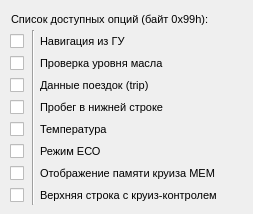
   <widget class="QWidget" name="b099">
    <attribute name="title">
     <string>Байт 99h</string>
    </attribute>
    <widget class="Line" name="line_2">
     <property name="geometry">
      <rect>
       <x>23</x>
       <y>30</y>
       <width>20</width>
       <height>175</height>
      </rect>
     </property>
     <property name="orientation">
      <enum>Qt::Vertical</enum>
     </property>
    </widget>
    <widget class="QCheckBox" name="checkBox_Navi">
     <property name="geometry">
      <rect>
       <x>10</x>
       <y>33</y>
       <width>16</width>
       <height>16</height>
      </rect>
     </property>
     <property name="text">
      <string/>
     </property>
    </widget>
    <widget class="QLabel" name="label_10">
     <property name="geometry">
      <rect>
       <x>40</x>
       <y>55</y>
       <width>140</width>
       <height>16</height>
      </rect>
     </property>
     <property name="font">
      <font>
       <pointsize>8</pointsize>
      </font>
     </property>
     <property name="text">
      <string>Проверка уровня масла</string>
     </property>
     <property name="alignment">
      <set>Qt::AlignLeading|Qt::AlignLeft|Qt::AlignVCenter</set>
     </property>
    </widget>
    <widget class="QCheckBox" name="checkBox_Oil">
     <property name="geometry">
      <rect>
       <x>10</x>
       <y>55</y>
       <width>16</width>
       <height>16</height>
      </rect>
     </property>
     <property name="text">
      <string/>
     </property>
    </widget>
    <widget class="QLabel" name="label_11">
     <property name="geometry">
      <rect>
       <x>40</x>
       <y>77</y>
       <width>130</width>
       <height>16</height>
      </rect>
     </property>
     <property name="font">
      <font>
       <pointsize>8</pointsize>
      </font>
     </property>
     <property name="text">
      <string>Данные поездок (trip)</string>
     </property>
     <property name="alignment">
      <set>Qt::AlignLeading|Qt::AlignLeft|Qt::AlignVCenter</set>
     </property>
    </widget>
    <widget class="QCheckBox" name="checkBox_trip">
     <property name="geometry">
      <rect>
       <x>10</x>
       <y>77</y>
       <width>16</width>
       <height>16</height>
      </rect>
     </property>
     <property name="text">
      <string/>
     </property>
    </widget>
    <widget class="QLabel" name="label_12">
     <property name="geometry">
      <rect>
       <x>40</x>
       <y>99</y>
       <width>144</width>
       <height>16</height>
      </rect>
     </property>
     <property name="font">
      <font>
       <pointsize>8</pointsize>
      </font>
     </property>
     <property name="text">
      <string>Пробег в нижней строке</string>
     </property>
     <property name="alignment">
      <set>Qt::AlignLeading|Qt::AlignLeft|Qt::AlignVCenter</set>
     </property>
    </widget>
    <widget class="QCheckBox" name="checkBox_mileage">
     <property name="geometry">
      <rect>
       <x>10</x>
       <y>99</y>
       <width>16</width>
       <height>16</height>
      </rect>
     </property>
     <property name="text">
      <string/>
     </property>
    </widget>
    <widget class="QLabel" name="label_20">
     <property name="geometry">
      <rect>
       <x>40</x>
       <y>121</y>
       <width>77</width>
       <height>16</height>
      </rect>
     </property>
     <property name="font">
      <font>
       <pointsize>8</pointsize>
      </font>
     </property>
     <property name="text">
      <string>Температура</string>
     </property>
     <property name="alignment">
      <set>Qt::AlignLeading|Qt::AlignLeft|Qt::AlignVCenter</set>
     </property>
    </widget>
    <widget class="QLabel" name="label_24">
     <property name="geometry">
      <rect>
       <x>11</x>
       <y>11</y>
       <width>233</width>
       <height>16</height>
      </rect>
     </property>
     <property name="font">
      <font>
       <pointsize>8</pointsize>
      </font>
     </property>
     <property name="text">
      <string>Список доступных опций (байт 0x99h):</string>
     </property>
     <property name="alignment">
      <set>Qt::AlignLeading|Qt::AlignLeft|Qt::AlignVCenter</set>
     </property>
    </widget>
    <widget class="QLabel" name="label_9">
     <property name="geometry">
      <rect>
       <x>40</x>
       <y>33</y>
       <width>97</width>
       <height>16</height>
      </rect>
     </property>
     <property name="font">
      <font>
       <pointsize>8</pointsize>
      </font>
     </property>
     <property name="text">
      <string>Навигация из ГУ</string>
     </property>
     <property name="alignment">
      <set>Qt::AlignLeading|Qt::AlignLeft|Qt::AlignVCenter</set>
     </property>
    </widget>
    <widget class="QCheckBox" name="checkBox_temperature">
     <property name="enabled">
      <bool>true</bool>
     </property>
     <property name="geometry">
      <rect>
       <x>10</x>
       <y>121</y>
       <width>16</width>
       <height>16</height>
      </rect>
     </property>
     <property name="text">
      <string/>
     </property>
     <property name="checked">
      <bool>false</bool>
     </property>
    </widget>
    <widget class="QLabel" name="label_15">
     <property name="geometry">
      <rect>
       <x>40</x>
       <y>143</y>
       <width>67</width>
       <height>16</height>
      </rect>
     </property>
     <property name="font">
      <font>
       <pointsize>8</pointsize>
      </font>
     </property>
     <property name="text">
      <string>Режим ЕСО</string>
     </property>
     <property name="alignment">
      <set>Qt::AlignLeading|Qt::AlignLeft|Qt::AlignVCenter</set>
     </property>
    </widget>
    <widget class="QCheckBox" name="checkBox_Eco">
     <property name="enabled">
      <bool>true</bool>
     </property>
     <property name="geometry">
      <rect>
       <x>10</x>
       <y>143</y>
       <width>16</width>
       <height>16</height>
      </rect>
     </property>
     <property name="text">
      <string/>
     </property>
    </widget>
    <widget class="QLabel" name="label_19">
     <property name="geometry">
      <rect>
       <x>40</x>
       <y>165</y>
       <width>201</width>
       <height>16</height>
      </rect>
     </property>
     <property name="font">
      <font>
       <pointsize>8</pointsize>
      </font>
     </property>
     <property name="text">
      <string>Отображение памяти круиза МЕМ</string>
     </property>
     <property name="alignment">
      <set>Qt::AlignLeading|Qt::AlignLeft|Qt::AlignVCenter</set>
     </property>
    </widget>
    <widget class="QCheckBox" name="checkBox_MEM">
     <property name="enabled">
      <bool>true</bool>
     </property>
     <property name="geometry">
      <rect>
       <x>10</x>
       <y>165</y>
       <width>16</width>
       <height>16</height>
      </rect>
     </property>
     <property name="text">
      <string/>
     </property>
    </widget>
    <widget class="QLabel" name="label_16">
     <property name="geometry">
      <rect>
       <x>40</x>
       <y>187</y>
       <width>204</width>
       <height>16</height>
      </rect>
     </property>
     <property name="font">
      <font>
       <pointsize>8</pointsize>
      </font>
     </property>
     <property name="text">
      <string>Верхняя строка с круиз-контролем</string>
     </property>
     <property name="alignment">
      <set>Qt::AlignLeading|Qt::AlignLeft|Qt::AlignVCenter</set>
     </property>
    </widget>
    <widget class="QCheckBox" name="checkBox_CruiseLimitView">
     <property name="enabled">
      <bool>true</bool>
     </property>
     <property name="geometry">
      <rect>
       <x>10</x>
       <y>187</y>
       <width>16</width>
       <height>16</height>
      </rect>
     </property>
     <property name="text">
      <string/>
     </property>
    </widget>
   </widget>
